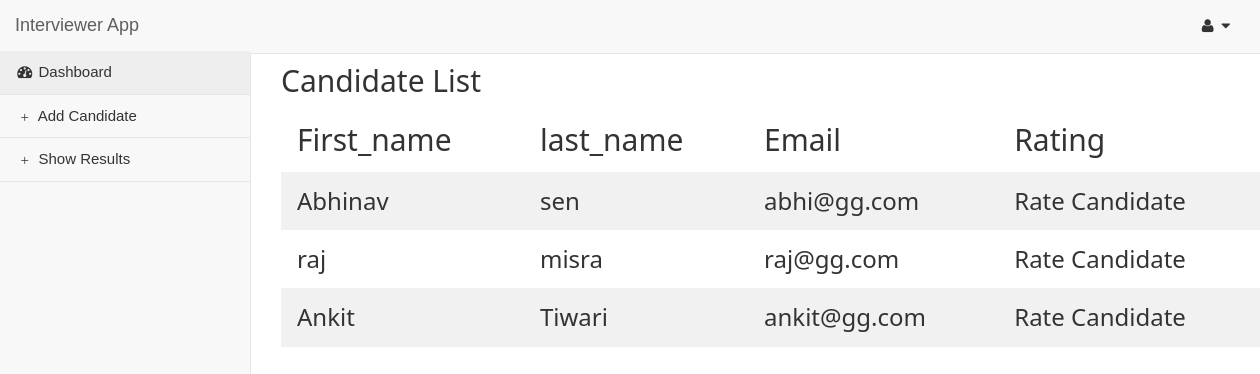
Before: /scoring/dashboard/ (signed in) with the older database file.
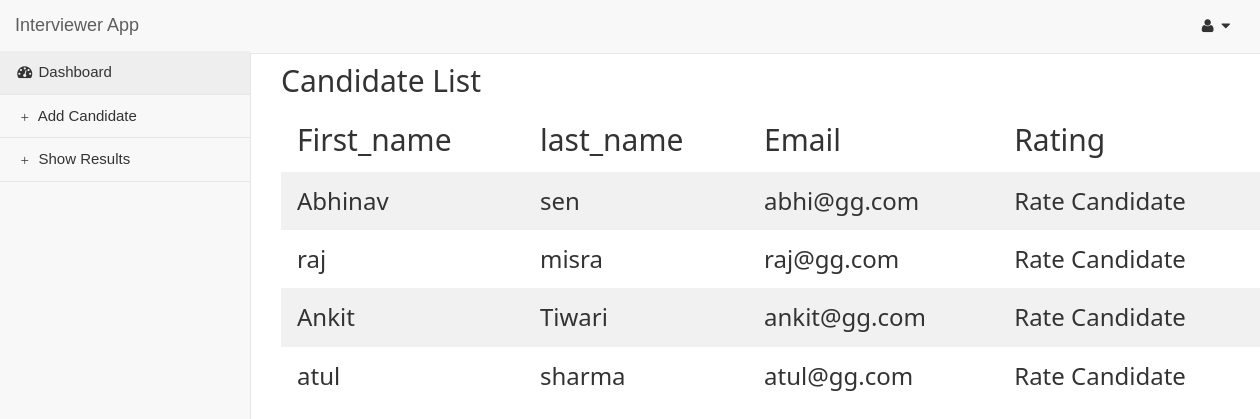
After: the same page with the newer database file.
### interviewer_app/models.py (models this page shows)
class Candidate(models.Model):
    email = models.EmailField(max_length=75, unique=True)
    first_name = models.CharField(max_length=255, blank=False, null=False)
    last_name = models.CharField(max_length=255)
    total_score = models.IntegerField(default=0)
    created_at = models.DateTimeField(auto_now_add=True)
    updated_at = models.DateTimeField(auto_now=True)

### interviewer_app/views.py (the view)
@login_required(login_url="/login")
def dashboard(request, template="dashboard_main.html"):
    all_candidates = Candidate.objects.all()
    return render(request, template, {"all_candidates": all_candidates})

### interviewer_app/templates/dashboard_main.html (shortened to what this page needs)
{% extends "base.html" %}
{% block dashboard_selected %} class="active" {% endblock %}
{% block content %}
<h2>Candidate List</h2>
<table class="w3-table w3-striped">
<tr><th><h2>First_name</h2></th><th><h2>last_name</h2></th><th><h2>Email</h2></th><th><h2>Rating</h2></th></tr>
{% for candidate in all_candidates %}
      <tr>
           <td><h3>  {{ candidate.first_name}}</h3></td>
           <td><h3>{{candidate.last_name}} </h3></td>
           <td><h3>  {{ candidate.email}}</h3></td>
           <td><h3>  <a href="/scoring/rate_candidate/{{candidate.id}}" > Rate Candidate</a></h3></td></tr>
{% endfor %}
</table>
{% endblock %}

### interviewer_app/templates/base.html (shortened to what this page needs)
<!DOCTYPE html>
<html lang="en">
<head>
    {% load staticfiles %}
    <link href="{% static "plugins/bootstrap/dist/css/bootstrap.min.css"%}" rel="stylesheet">
    <link href="{% static "plugins/metisMenu/dist/metisMenu.min.css"%}" rel="stylesheet">
    <link href="{% static "css/sb-admin-2.css"%}" rel="stylesheet">
    <link href="{% static "plugins/font-awesome/css/font-awesome.min.css"%}" rel="stylesheet" type="text/css">
    <link href="{% static "plugins/w3.css"%}" rel="stylesheet" type="text/css">
</head>
<body>
    <div id="wrapper">
        <nav class="navbar navbar-default navbar-static-top" role="navigation" style="margin-bottom: 0">
            <div class="navbar-header">
                <a class="navbar-brand" href="/scoring/dashboard/">Interviewer App</a>
            </div>
            <ul class="nav navbar-top-links navbar-right">
                <li class="dropdown">
                    <a class="dropdown-toggle" data-toggle="dropdown" href="#">
                        <i class="fa fa-user fa-fw"></i>  <i class="fa fa-caret-down"></i>
                    </a>
                </li>
            </ul>
            <div class="navbar-default sidebar" role="navigation">
                <div class="sidebar-nav navbar-collapse">
                    <ul class="nav" id="side-menu">
                        <li {% block dashboard_selected %} {% endblock %}>
                            <a href="/scoring/dashboard/"><i class="fa fa-dashboard fa-fw"></i> Dashboard</a>
                        </li>
                        <li {% block add_candidate_selected %} {% endblock %}>
                            <a href="/scoring/add_candidate/"><i class="fa glyphicon glyphicon-plus fa-fw"></i> Add Candidate</a>
                        </li>
                        <li {% block show_results_selected %} {% endblock %}>
                            <a href="/scoring/get_results/"><i class="fa glyphicon glyphicon-plus fa-fw"></i> Show Results</a>
                        </li>
                    </ul>
                </div>
            </div>
        </nav>
        <div id="page-wrapper" class="col-sm-12 col-sm-offset-3 col-md-10 col-md-offset-2">
            {% block content %}
            {% endblock %}
        </div>
    </div>
</body>
</html>

### interviewer_app/static/css/sb-admin-2.css (style rules this page uses)
body { background-color: #f8f8f8; }
#wrapper { width: 100%; }
#page-wrapper { padding: 0 15px; min-height: 568px; background-color: #fff; }
@media (min-width:768px) { #page-wrapper { position: inherit; margin: 0 0 0 250px; padding: 0 30px; border-left: 1px solid #e7e7e7; } }
.navbar-top-links { margin-right: 0; }
.navbar-top-links li { display: inline-block; }
.navbar-top-links li:last-child { margin-right: 15px; }
.navbar-top-links li a { padding: 15px; min-height: 50px; }
.sidebar .sidebar-nav.navbar-collapse { padding-right: 0; padding-left: 0; }
.sidebar ul li { border-bottom: 1px solid #e7e7e7; }
.sidebar ul li a.active { background-color: #eee; }
@media (min-width:768px) { .sidebar { z-index: 1; position: absolute; width: 250px; margin-top: 51px; } }

Changed rows visible on the page:
added Candidate: first_name "atul", last_name "sharma", email "atul@gg.com"
